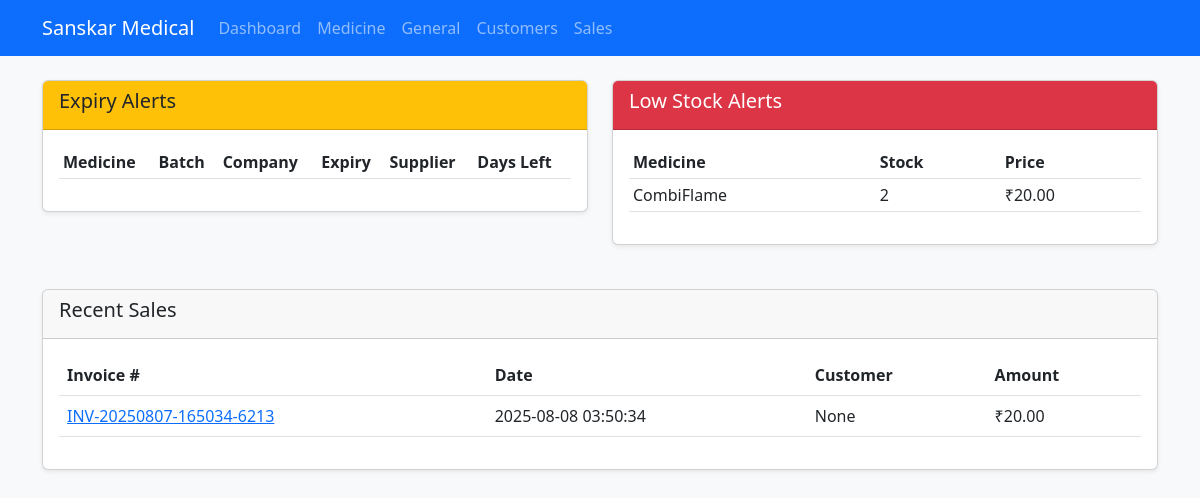
The page / on the database its author committed.
### tables this page shows
CREATE TABLE medicines (
            id INTEGER PRIMARY KEY AUTOINCREMENT,
            name TEXT NOT NULL,
            batch_number TEXT UNIQUE NOT NULL,
            company TEXT NOT NULL,
            quantity INTEGER NOT NULL,
            price REAL NOT NULL,
            cost_price REAL NOT NULL,
            supplier TEXT,
            expiry_date DATE NOT NULL,
            mfg_date DATE,
            date_added TIMESTAMP DEFAULT CURRENT_TIMESTAMP,
            general BOOL DEFAULT FALSE,
            is_strip BOOL DEFAULT FALSE,          
            units_per_strip INTEGER DEFAULT 1,    
            single_unit_price REAL               
            );

CREATE TABLE sales (
                id INTEGER PRIMARY KEY AUTOINCREMENT,
                invoice_number TEXT UNIQUE NOT NULL,
                customer_id INTEGER,
                date TIMESTAMP DEFAULT (datetime('now', 'localtime')),
                total_amount REAL NOT NULL,
                discount REAL DEFAULT 0.0,
                payment_method TEXT,
                FOREIGN KEY (customer_id) REFERENCES customers (id)
            );

### app.py (the view)
@app.route('/')
def dashboard():
    with get_db_connection() as conn:
        cursor = conn.cursor()
        today_utc = datetime.utcnow().strftime('%Y-%m-%d')
        current_month_utc = datetime.utcnow().strftime('%Y-%m')
        expiry_threshold = (datetime.utcnow() + timedelta(days=30)).strftime('%Y-%m-%d')
        cursor.execute('''
            SELECT * FROM medicines
            WHERE expiry_date <= ?
            ORDER BY expiry_date
        ''', (expiry_threshold,))
        expiring_meds = cursor.fetchall()
        cursor.execute('SELECT * FROM medicines WHERE quantity < 10')
        low_stock = cursor.fetchall()
        cursor.execute('''
            SELECT s.*, c.name as customer_name
            FROM sales s
            LEFT JOIN customers c ON s.customer_id = c.id
            ORDER BY date DESC
            LIMIT 5
        ''')
        recent_sales = cursor.fetchall()
    return render_template('dashboard.html',
                         expiring_meds=expiring_meds,
                         low_stock=low_stock,
                         recent_sales=recent_sales,
                         today=today_utc,
                         datetime=datetime,
                         now=datetime.utcnow())

### app.py (called while the page is built)
@app.template_filter('local_datetime')
def local_datetime_filter(dt):
    if isinstance(dt, str):
        dt = datetime.strptime(dt, '%Y-%m-%d %H:%M:%S')
    if dt.tzinfo is None:
        dt = pytz.utc.localize(dt)
    return dt.astimezone(LOCAL_TIMEZONE).strftime('%Y-%m-%d %H:%M:%S')

### database.py (called while the page is built)
@contextmanager
def get_db_connection():
    conn = sqlite3.connect(DATABASE)
    conn.row_factory = sqlite3.Row
    try:
        yield conn
    finally:
        conn.close()

### templates/dashboard.html (shortened to what this page needs)
{% extends "base.html" %}
{% block content %}
<div class="row">
  <div class="col-md-6 mb-4">
    <div class="card">
      <div class="card-header bg-warning text-dark">
        <h5>Expiry Alerts</h5>
      </div>
      <div class="card-body">
        {% if expiring_meds %}
        <div class="table-responsive">
          <table class="table table-sm">
            <thead>
              <tr>
                <th>Medicine</th>
                <th>Batch</th>
                <th>Company</th>
                <th>Expiry</th>
                <th>Supplier</th>
                <th>Days Left</th>
              </tr>
            </thead>
          </table>
        </div>
        {% else %}
        <p class="text-muted">No medicines expiring soon.</p>
        {% endif %}
      </div>
    </div>
  </div>
  <div class="col-md-6 mb-4">
    <div class="card">
      <div class="card-header bg-danger text-white">
        <h5>Low Stock Alerts</h5>
      </div>
      <div class="card-body">
        {% if low_stock %}
        <div class="table-responsive">
          <table class="table table-sm">
            <thead>
              <tr>
                <th>Medicine</th>
                <th>Stock</th>
                <th>Price</th>
              </tr>
            </thead>
            <tbody>
              {% for med in low_stock %}
              <tr>
                <td>{{ med['name']|default('-') }}</td>
                <td>{{ med['quantity']|default(0) }}</td>
                <td>₹{{ "%.2f"|format(med['price']|default(0)) }}</td>
              </tr>
              {% endfor %}
            </tbody>
          </table>
        </div>
        {% else %}
        <p class="text-muted">No low stock items.</p>
        {% endif %}
      </div>
    </div>
  </div>
</div>
<div class="card mb-4">
  <div class="card-header">
    <h5>Recent Sales</h5>
  </div>
  <div class="card-body">
    {% if recent_sales %}
    <div class="table-responsive">
      <table class="table">
        <thead>
          <tr>
            <th>Invoice #</th>
            <th>Date</th>
            <th>Customer</th>
            <th>Amount</th>
          </tr>
        </thead>
        <tbody>
          {% for sale in recent_sales %}
          <tr>
            <td>
              <a href="{{ url_for('view_invoice', sale_id=sale['_id']) }}">
                {{ sale['invoice_number'] }}
              </a>
            </td>
            <td>{{ sale['date']|local_datetime }}</td>
            <td>{{ sale['customer_name']|default('Walk-in') }}</td>
            <td>₹{{ "%.2f"|format(sale['total_amount']) }}</td>
          </tr>
          {% endfor %}
        </tbody>
      </table>
    </div>
    {% else %}
    <p class="text-muted">No recent sales.</p>
    {% endif %}
  </div>
</div>
{% endblock %}

### templates/base.html (shortened to what this page needs)
<!DOCTYPE html>
<html lang="en">
  <head>
    <link
      href="https://cdn.jsdelivr.net/npm/bootstrap@5.3.0/dist/css/bootstrap.min.css"
      rel="stylesheet"
    />
    <link
      rel="stylesheet"
      href="https://cdn.jsdelivr.net/npm/choices.js/public/assets/styles/choices.min.css"
    />
    <link
      rel="stylesheet"
      href="{{ url_for('static', filename='css/style.css') }}"
    />
  </head>
  <body>
    <nav class="navbar navbar-expand-lg navbar-dark bg-primary">
      <div class="container">
        <a class="navbar-brand" href="{{ url_for('dashboard') }}"
          >Sanskar Medical</a
        >
        <div class="collapse navbar-collapse" id="navbarNav">
          <ul class="navbar-nav">
            <li class="nav-item">
              <a class="nav-link" href="{{ url_for('dashboard') }}"
                >Dashboard</a
              >
            </li>
            <li class="nav-item">
              <a class="nav-link" href="{{ url_for('inventory') }}"
                >Medicine</a
              >
            </li>
            <li class="nav-item">
              <a class="nav-link" href="{{ url_for('general_inventory') }}"
                >General</a
              >
            </li>
            <li class="nav-item">
              <a class="nav-link" href="{{ url_for('customers') }}"
                >Customers</a
              >
            </li>
            <li class="nav-item">
              <a class="nav-link" href="{{ url_for('sales') }}">Sales</a>
            </li>
          </ul>
        </div>
      </div>
    </nav>
    <div class="container mt-4">
       {% block content %}{% endblock %}
    </div>
  </body>
</html>

### static/css/style.css (style rules this page uses)
body { background-color: #f8f9fa; }
.card { box-shadow: 0 0.125rem 0.25rem rgba(0, 0, 0, 0.075); margin-bottom: 20px; }
.table-responsive { overflow-x: auto; }

### rows shown on the page
medicines: name "CombiFlame", quantity "2", price "20.00"
sales: invoice_number "INV-20250807-165034-6213", date|local_datetime "2025-08-08 03:50:34", customer_name "None", total_amount "20.00"
